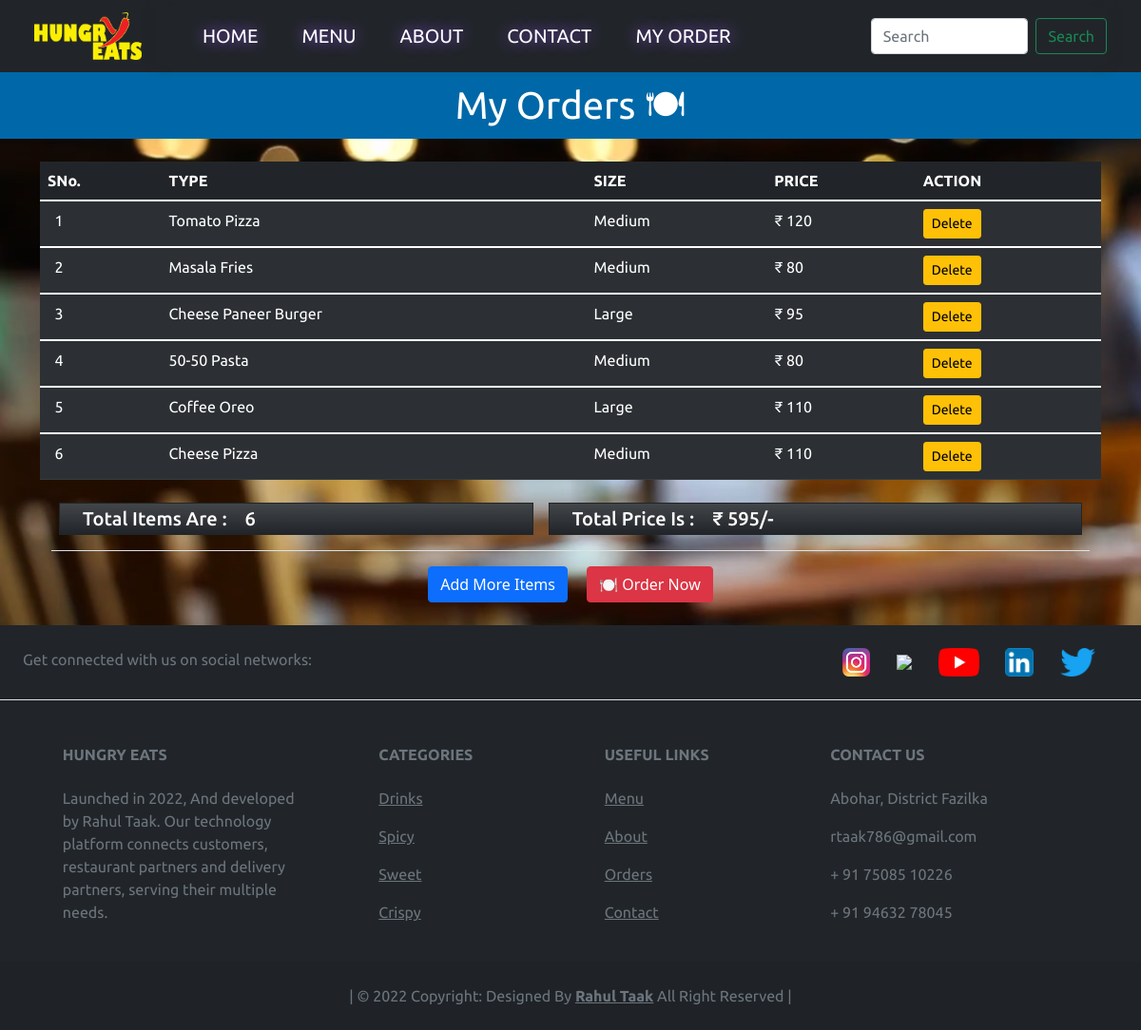
The app's page /order.php with its own data.
### tables this page shows
CREATE TABLE `orderkro` (
  `id` int(55) NOT NULL,
  `uni` int(55) NOT NULL,
  `category` varchar(55) NOT NULL,
  `types` varchar(55) NOT NULL,
  `price` int(55) NOT NULL,
  `dt` datetime NOT NULL DEFAULT current_timestamp()
);

### order.php (the view, shortened to what this page needs)
<?php include"dbConnect.php"; ?>
<!doctype html>
<html lang="en">
<head>
    <link href="https://cdn.jsdelivr.net/npm/bootstrap@5.0.2/dist/css/bootstrap.min.css" rel="stylesheet"
>
</head>
<body>
    <?php include "navbar.php"; ?>
    <div id="center">My Orders 🍽</div>
    <div class="container my-4">
        <table class="table table-dark table-striped table-hover">
            <?php
            echo '<thead>
                <tr>
                    <th>SNo.</th>
                    <th>TYPE</th>
                    <th>SIZE</th>
                    <th>PRICE</th>
                    <th>ACTION</th>
                </tr>
                </thead>';
                $sql3 = "SELECT * FROM orderkro";
                $result3 = mysqli_query($conn, $sql3);
                $count = 1;
                $item = 0;
                $total = 0;
                while($row = mysqli_fetch_array($result3)){
                    echo '<tbody>
                    <tr>
                    <td>&nbsp;&nbsp;'.$count.'</td>
                    <td>'.$row[2].'</td>
                    <td>'.$row[3].'</td>
                    <td>₹ '.$row[4].'</td>
                    <td><a href="delete.php?z='.$row[0].'"><input type="button" class="btn btn-sm btn-warning" value="Delete"></a></td>
                    </tr>
                    </tbody>';
                    $count++;
                    $item++;
                    $total = $total + $row[4];
                }
            ?>
        </table>
        <div class="container">
            <?php
            echo '<table class="table">
            <td><h5 class="p-1 px-4 mb-2 bg-dark bg-gradient border border-dark text-white">Total Items Are : &nbsp;&nbsp; '.$item.'</h5></td>
            <td><h5 class="p-1 px-4 mb-2 bg-dark bg-gradient border border-dark text-white">Total Price Is : &nbsp;&nbsp; ₹ '.$total.'/-</h5></td>
            </table>'
            ?>
        </div>
        <div class="container text-center">
            <a href="menu.php"><button class="btn btn-primary mx-2">Add More Items</button></a>
            <a class="btn btn-danger mx-2" data-bs-toggle="modal" href="#exampleModalToggle" role="button">🍽 Order
                Now</a>
        </div>
    </div>
    <?php include "footer.php"; ?>
</body>
</html>

### navbar.php (shortened to what this page needs)
<!doctype html>
<html lang="en">
<head>
    <link href="https://cdn.jsdelivr.net/npm/bootstrap@5.1.3/dist/css/bootstrap.min.css" rel="stylesheet"
>
</head>
<body>
    <nav class="navbar navbar-expand-lg navbar-dark bg-dark px-4 sticky-top cont">
        <div class="container-fluid">
            <a class="navbar-brand" href="index.php"><img class="rotate" src="img/Logo.png" style="height:50px"></a>
            <div class="collapse navbar-collapse header5" id="navbarSupportedContent">
                <ul class="navbar-nav me-auto mb-2 mb-lg-0 menu5">
                    <li class="nav-item">
                        <a class="nav-link active" href="index.php">Home</a>
                    </li>
                    <li class="nav-item">
                        <a class="nav-link active" aria-current="page" href="menu.php">Menu</a>
                    </li>
                    <li class="nav-item">
                        <a class="nav-link active" href="about.php">About</a>
                    </li>
                    <li class="nav-item">
                        <a class="nav-link active" href="contact.php">Contact</a>
                    </li>
                    <li class="nav-item">
                        <a class="nav-link active" href="order.php">My Order</a>
                    </li>
                </ul>
                <form class="d-flex">
                    <input class="form-control me-2" type="search" placeholder="Search" aria-label="Search">
                    <button class="btn btn-outline-success" type="submit">Search</button>
                </form>
            </div>
        </div>
    </nav>
</body>
</html>

### footer.php (shortened to what this page needs)
<!doctype html>
<html lang="en">
<head>
    <link href="https://cdn.jsdelivr.net/npm/bootstrap@5.1.3/dist/css/bootstrap.min.css" rel="stylesheet"
>
</head>
<body>
    <footer class="text-center text-lg-start bg-dark text-muted">
        <section class="d-flex justify-content-center justify-content-lg-between p-4 border-bottom">
            <div class="me-5 d-none d-lg-block">
                <span>Get connected with us on social networks:</span>
            </div>
            <div>
                <a href="https://www.instagram.com/rahultaak1702" style="text-decoration: none;" class="me-4 text-reset"
                    target="_blank">
                    <img src="img/insta.png" class="zoom" style="height: 30px;">
                </a>
                <a href="https://www.facebook.com/rahul.taak.1610" style="text-decoration: none;"
                    class="me-4 text-reset" target="_blank">
                    <img src="img/facebook.png" class="zoom" style="height: 30px;">
                </a>
                <a href="https://www.youtube.com/channel/UCQnKIa5ohH8VbL4XVliRvaQ" style="text-decoration: none;"
                    class="me-4 text-reset" target="_blank">
                    <img src="img/yt.jpg" class="zoom" style="height: 30px;">
                </a>
                <a href="https://www.linkedin.com/in/rahul-taak-4161621b8/" style="text-decoration: none;"
                    class="me-4 text-reset" target="_blank">
                    <img src="img/linkedin.jpg" class="zoom" style="height: 30px;border-radius:5px;">
                </a>
                <a href="https://twitter.com/grow_rahul" style="text-decoration: none;" class="me-4 text-reset"
                    target="_blank">
                    <img src="img/twitter.jpg" class="zoom" style="height: 30px;">
                </a>
            </div>
        </section>
        <section class="">
            <div class="container text-center text-md-start mt-5">
                <div class="row mt-3">
                    <div class="col-md-3 col-lg-4 col-xl-3 mx-auto mb-4">
                        <h6 class="text-uppercase fw-bold mb-4">
                            <i class="fas fa-gem"></i>HUNGRY EATS
                        </h6>
                        <p>
                            Launched in 2022, And developed by Rahul Taak. Our technology platform connects customers,
                            restaurant partners and delivery partners, serving their multiple needs.
                        </p>
                    </div>
                    <div class="col-md-2 col-lg-2 col-xl-2 mx-auto mb-4">
                        <h6 class="text-uppercase fw-bold mb-4">
                            Categories
                        </h6>
                        <p>
                            <a href="menu.php" class="text-reset">Drinks</a>
                        </p>
                        <p>
                            <a href="menu.php" class="text-reset">Spicy</a>
                        </p>
                        <p>
                            <a href="menu.php" class="text-reset">Sweet</a>
                        </p>
                        <p>
                            <a href="menu.php" class="text-reset">Crispy</a>
                        </p>
                    </div>
                    <div class="col-md-3 col-lg-2 col-xl-2 mx-auto mb-4">
                        <h6 class="text-uppercase fw-bold mb-4">
                            Useful links
                        </h6>
                        <p>
                            <a href="menu.php" class="text-reset">Menu</a>
                        </p>
                        <p>
                            <a href="about.php" class="text-reset">About</a>
                        </p>
                        <p>
                            <a href="order.php" class="text-reset">Orders</a>
                        </p>
                        <p>
                            <a href="contact.php" class="text-reset">Contact</a>
                        </p>
                    </div>
                    <div class="col-md-4 col-lg-3 col-xl-3 mx-auto mb-md-0 mb-4">
                        <h6 class="text-uppercase fw-bold mb-4">Contact Us</h6>
                        <p><i class="fas fa-home"></i>Abohar, District Fazilka</p>
                        <p><i class="fas fa-envelope"></i>rtaak786@gmail.com</p>
                        <p><i class="fas fa-phone"></i>+ 91 75085 10226</p>
                        <p><i class="fas fa-print"></i>+ 91 94632 78045</p>
                    </div>
                </div>
            </div>
        </section>
        <div class="text-center p-4" style="background-color: rgba(0, 0, 0, 0.05);">
            | © <?php echo date('Y')?> Copyright: Designed By
            <a class="text-reset fw-bold" href="https://rahuldeveloper.herokuapp.com/" target="_blank">Rahul Taak</a>
            All Right Reserved |
        </div>
    </footer>
</body>
</html>

### order.php (style rules this page uses)
body { background-image: url("img/resBg.png"); background-size: cover; }
#center { text-align: center; font-size: 40px; padding: 5px 0px; color: white; font-family: 'Ubuntu', sans-serif; background-color: #0068A8; }
table, th, td { font-family: 'Ubuntu', sans-serif; }
footer { font-family: 'Ubuntu', sans-serif; }

### navbar.php (style rules this page uses)
nav { font-family: 'Ubuntu', sans-serif; }
.rotate { transition: 0.5s; }
.header5 { width: 100%; height: 60px; box-shadow: 0 0 10px 1px; }
.menu5 { margin-left: 40px; height: 100%; width: 100%; display: flex; align-items: center; list-style: none; padding: 0 50px; }
.menu5 li { display: block; height: 100%; margin-right: 30px; font-size: 20px; position: relative; display: flex; align-items: center; color: #fff; text-transform: uppercase; text-shadow: 0 0 15px #8e54e9; transition: all 300ms cubic-bezier(0.075, 0.82, 0.165, 1); }
.menu5 li:after, .menu5 li:before { content: ""; position: absolute; width: 0%; display: block; height: 1px; transition: all 0.3s ease; margin-top: 2px; transition: all 300ms ease-in; }
.menu5 li:after { bottom: 25%; left: 0; }
.menu5 li:before { top: 25%; right: 0; }

### footer.php (style rules this page uses)
footer { font-family: 'Ubuntu', sans-serif; }
.zoom { transition: transform .2s; }

### records on screen
orderkro: category "Tomato Pizza", types "Medium", price "120"
orderkro: category "Masala Fries", types "Medium", price "80"
orderkro: category "Cheese Paneer Burger", types "Large", price "95"
orderkro: category "50-50 Pasta", types "Medium", price "80"
orderkro: category "Coffee Oreo", types "Large", price "110"
orderkro: category "Cheese Pizza", types "Medium", price "110"

### other values on screen
$item "6"
$total "595"
